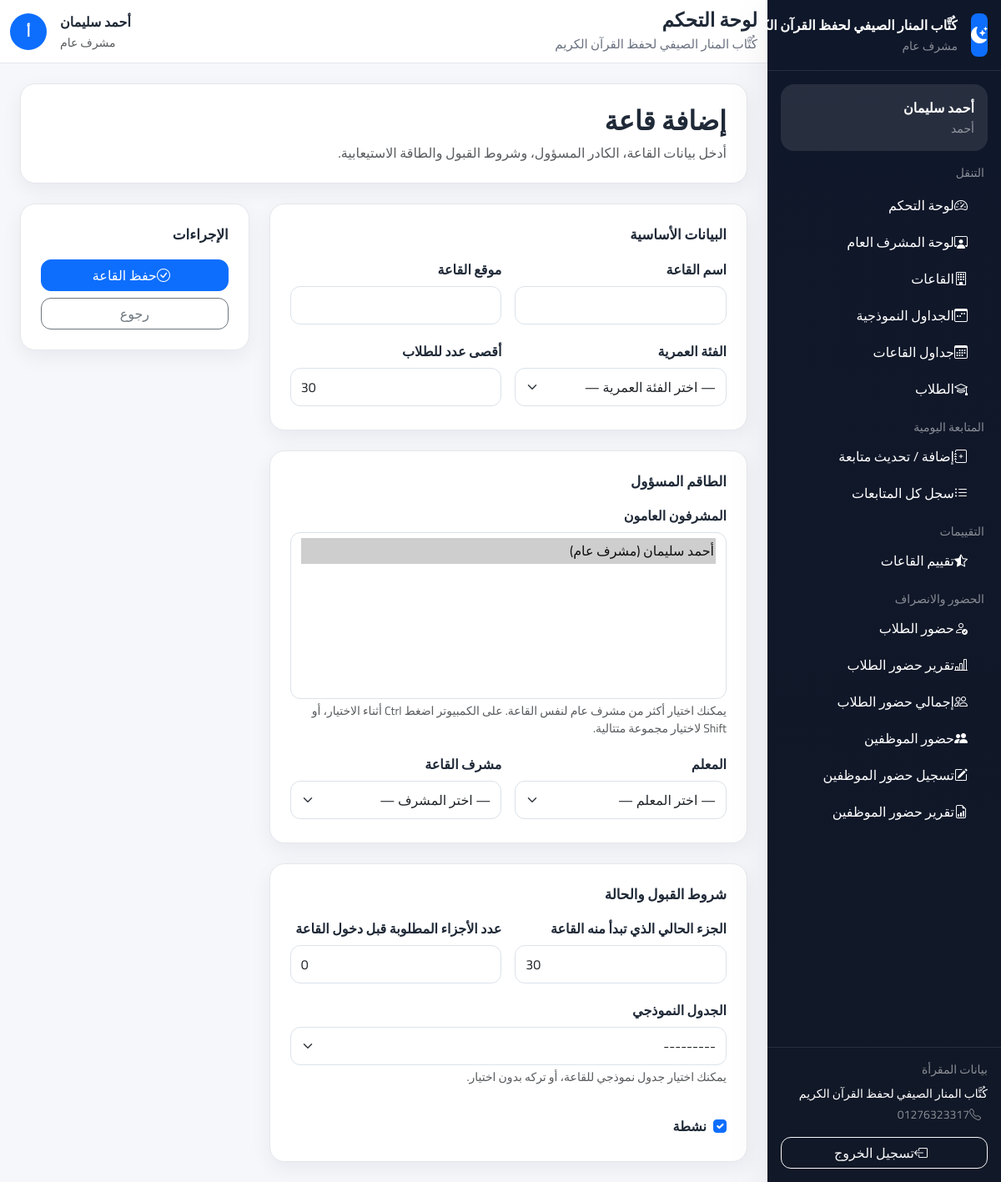
The app's page /halls/create/ (signed in) with its own data.
### accounts/models.py (models this page shows, shortened)
class SiteSettings(models.Model):
    name = models.CharField(max_length=200, default='مقرأة القرآن الكريم', verbose_name='اسم المقرأة')
    logo = models.ImageField(upload_to='settings/', blank=True, null=True, verbose_name='الشعار')
    address = models.CharField(max_length=300, blank=True, verbose_name='العنوان')
    phone = models.CharField(max_length=20, blank=True, verbose_name='الهاتف')
    email = models.EmailField(blank=True, verbose_name='البريد الإلكتروني')
    description = models.TextField(blank=True, verbose_name='نبذة عن المقرأة')
    allow_registration = models.BooleanField(default=True, verbose_name='السماح بالتسجيل')
    auto_assign_halls = models.BooleanField(default=True, verbose_name='التسكين التلقائي')
    max_age_limit = models.PositiveIntegerField(default=15, verbose_name='الحد الأقصى للسن')
    min_age_limit = models.PositiveIntegerField(default=3, verbose_name='الحد الأدنى للسن')
    attendance_start_time = models.TimeField(default='08:00', verbose_name='وقت بداية الحضور')
    late_threshold_minutes = models.PositiveIntegerField(default=15, verbose_name='دقائق التأخير')
    facebook = models.URLField(blank=True, verbose_name='فيسبوك')
    whatsapp = models.CharField(max_length=20, blank=True, verbose_name='واتساب')
    updated_at = models.DateTimeField(auto_now=True)
    updated_by = models.ForeignKey(
        User,
        on_delete=models.SET_NULL,
        null=True,
        blank=True,
        verbose_name='آخر تعديل بواسطة'
    )
    @classmethod
    def get_settings(cls):
        obj, _ = cls.objects.get_or_create(pk=1)
        return obj
    class Meta:
        verbose_name = 'إعدادات الموقع'
        verbose_name_plural = 'إعدادات الموقع'

class User(AbstractUser):
    ROLE_GENERAL_MANAGER    = 'general_manager'
    ROLE_GENERAL_SUPERVISOR = 'general_supervisor'
    ROLE_HALL_SUPERVISOR    = 'hall_supervisor'
    ROLE_TEACHER            = 'teacher'
    ROLE_PARENT             = 'parent'
    ROLES = [
        (ROLE_GENERAL_MANAGER,    'مدير عام'),
        (ROLE_GENERAL_SUPERVISOR, 'مشرف عام'),
        (ROLE_HALL_SUPERVISOR,    'مشرف قاعات'),
        (ROLE_TEACHER,            'معلم'),
        (ROLE_PARENT,             'ولي أمر'),
    ]
    role = models.CharField(
        max_length=30,
        choices=ROLES,
        default=ROLE_PARENT,
        verbose_name='الدور الوظيفي'
    )
    phone = models.CharField(
        max_length=20,
        blank=True,
        null=True,
        unique=True,           # ← جديد: لا يُسمح بتكرار رقم الهاتف
        verbose_name='رقم الهاتف'
    )
    profile_picture = models.ImageField(
        upload_to='profiles/',
        blank=True,
        null=True,
        verbose_name='الصورة الشخصية'
    )
    can_manage_users       = models.BooleanField(default=False, verbose_name='إدارة المستخدمين')
    can_manage_halls       = models.BooleanField(default=False, verbose_name='إدارة القاعات')
    can_manage_students    = models.BooleanField(default=False, verbose_name='إدارة الطلاب')
    can_manage_attendance  = models.BooleanField(default=False, verbose_name='إدارة الحضور')
    can_manage_evaluations = models.BooleanField(default=False, verbose_name='إدارة التقييمات')
    can_manage_settings    = models.BooleanField(default=False, verbose_name='إدارة الإعدادات')
    @property
    def is_general_manager(self):
        return self.role == self.ROLE_GENERAL_MANAGER
    @property
    def is_general_supervisor(self):
        return self.role == self.ROLE_GENERAL_SUPERVISOR
    @property
    def is_hall_supervisor(self):
        return self.role == self.ROLE_HALL_SUPERVISOR
    @property
    def is_teacher(self):
        return self.role == self.ROLE_TEACHER
    @property
    def is_parent(self):
        return self.role == self.ROLE_PARENT
    def __str__(self):
        return f"{self.get_full_name()} ({self.get_role_display()})"
    class Meta:
        verbose_name        = 'مستخدم'
        verbose_name_plural = 'المستخدمون'

### halls/views.py (the view, shortened to what this page needs)
# urls.py: path('create/',             views.HallCreateView.as_view(),    name='create'),
class HallCreateView(GeneralSupervisorRequiredMixin, View):
    template_name = 'halls/form.html'
    def get(self, request):
        return render(request, self.template_name, {
            'form': HallForm(user=request.user),
            'action': 'إضافة'
        })

### templates/halls/form.html (shortened to what this page needs)
{% extends "base.html" %}
{% block content %}
<div class="page-card p-4 mb-4">
    <h2 class="fw-bold mb-2">{{ action }} قاعة</h2>
    <p class="text-muted mb-0">
        أدخل بيانات القاعة، الكادر المسؤول، وشروط القبول والطاقة الاستيعابية.
    </p>
</div>
<form method="post" class="row g-4">
    <div class="col-lg-8">
        <div class="page-card p-4 mb-4">
            <div class="section-title">البيانات الأساسية</div>
            <div class="row g-3">
                <div class="col-md-6">
                    <label class="form-label fw-semibold">{{ form.name.label }}</label>
                    {{ form.name }}
                </div>
                <div class="col-md-6">
                    <label class="form-label fw-semibold">{{ form.location.label }}</label>
                    {{ form.location }}
                </div>
                <div class="col-md-6">
                    <label class="form-label fw-semibold">{{ form.age_group.label }}</label>
                    {{ form.age_group }}
                </div>
                <div class="col-md-6">
                    <label class="form-label fw-semibold">{{ form.max_students.label }}</label>
                    {{ form.max_students }}
                </div>
            </div>
        </div>
        <div class="page-card p-4 mb-4">
            <div class="section-title">الطاقم المسؤول</div>
            <div class="row g-3">
                <div class="col-md-12">
                    <label class="form-label fw-semibold">{{ form.general_supervisors.label }}</label>
                    {{ form.general_supervisors }}
                    <div class="form-text">
                        يمكنك اختيار أكثر من مشرف عام لنفس القاعة.
                        على الكمبيوتر اضغط Ctrl أثناء الاختيار، أو Shift لاختيار مجموعة متتالية.
                    </div>
                </div>
                <div class="col-md-6">
                    <label class="form-label fw-semibold">{{ form.teacher.label }}</label>
                    {{ form.teacher }}
                </div>
                <div class="col-md-6">
                    <label class="form-label fw-semibold">{{ form.supervisor.label }}</label>
                    {{ form.supervisor }}
                </div>
            </div>
        </div>
        <div class="page-card p-4">
            <div class="section-title">شروط القبول والحالة</div>
            <div class="row g-3">
                <div class="col-md-6">
                    <label class="form-label fw-semibold">{{ form.current_juz.label }}</label>
                    {{ form.current_juz }}
                </div>
                <div class="col-md-6">
                    <label class="form-label fw-semibold">{{ form.required_completed_juz_count.label }}</label>
                    {{ form.required_completed_juz_count }}
                </div>
                <div class="col-md-12">
                    <label class="form-label fw-semibold">{{ form.schedule_template.label }}</label>
                    {{ form.schedule_template }}
                    <div class="form-text">
                        يمكنك اختيار جدول نموذجي للقاعة، أو تركه بدون اختيار.
                    </div>
                </div>
                <div class="col-12 d-flex align-items-center">
                    <div class="form-check mt-3">
                        {{ form.is_active }}
                        <label class="form-check-label fw-semibold" for="{{ form.is_active.id_for_label }}">
                            {{ form.is_active.label }}
                        </label>
                    </div>
                </div>
            </div>
        </div>
    </div>
    <div class="col-lg-4">
        <div class="page-card p-4 position-sticky" style="top: 92px;">
            <div class="section-title">الإجراءات</div>
            <div class="d-grid gap-2">
                <button type="submit" class="btn btn-primary">
                    <i class="bi bi-check-circle ms-2"></i>حفظ القاعة
                </button>
                <a href="{% url 'halls:list' %}" class="btn btn-outline-secondary">
                    رجوع
                </a>
            </div>
        </div>
    </div>
</form>
{% endblock %}

### templates/partials/sidebar.html (shortened to what this page needs)
<aside class="sidebar d-flex flex-column" id="appSidebar">
    <div class="p-3 border-bottom border-secondary border-opacity-25">
        <div class="d-flex align-items-center gap-3">
            {% if SITE_LOGO and SITE_LOGO.url %}
                <img src="{{ SITE_LOGO.url }}" alt="{{ SITE_NAME }}" class="rounded-3"
                     width="52" height="52" style="object-fit: cover;">
            {% else %}
                <div class="bg-primary rounded-3 d-flex align-items-center justify-content-center text-white"
                     style="width:52px;height:52px;">
                    <i class="bi bi-moon-stars-fill fs-5"></i>
                </div>
            {% endif %}
            <div class="min-w-0">
                <div class="fw-bold text-white text-truncate">{{ SITE_NAME|default:"مقرأة تحفيظ القرآن الكريم" }}</div>
                <small class="text-white-50">{{ user.get_role_display }}</small>
            </div>
        </div>
    </div>
    <div class="p-3 overflow-y-auto flex-grow-1">
        <div class="bg-white bg-opacity-10 rounded-4 p-3 mb-3">
            <div class="fw-bold text-white">{{ user.get_full_name|default:user.username }}</div>
            <small class="text-white-50">{{ user.username }}</small>
        </div>
        <div class="small text-uppercase text-white-50 mb-2 px-1">التنقل</div>
        <nav class="nav flex-column gap-1">
            <a class="nav-link text-white rounded-3 px-3 py-2" href="{% url 'accounts:dashboard' %}">
                <i class="bi bi-speedometer2 ms-2"></i>لوحة التحكم
            </a>
            {% if user.is_general_supervisor %}
                <a class="nav-link text-white rounded-3 px-3 py-2" href="{% url 'dashboard:supervisor' %}">
                    <i class="bi bi-person-workspace ms-2"></i>لوحة المشرف العام
                </a>
            {% endif %}
            {% if user.is_general_manager or user.is_general_supervisor or user.is_hall_supervisor or user.is_teacher %}
                <a class="nav-link text-white rounded-3 px-3 py-2" href="{% url 'halls:list' %}">
                    <i class="bi bi-building ms-2"></i>القاعات
                </a>
                {% if user.is_general_manager or user.is_general_supervisor %}
                    <a class="nav-link text-white rounded-3 px-3 py-2" href="{% url 'halls:templates' %}">
                        <i class="bi bi-calendar3-week ms-2"></i>الجداول النموذجية
                    </a>
                {% endif %}
                <a class="nav-link text-white rounded-3 px-3 py-2" href="{% url 'halls:all_schedules' %}">
                    <i class="bi bi-calendar3 ms-2"></i>جداول القاعات
                </a>
                <a class="nav-link text-white rounded-3 px-3 py-2" href="{% url 'students:list' %}">
                    <i class="bi bi-mortarboard ms-2"></i>الطلاب
                </a>
            {% endif %}
        </nav>
        {% if user.is_hall_supervisor or user.is_general_supervisor or user.is_general_manager %}
        <div class="small text-uppercase text-white-50 mt-3 mb-1 px-1">المتابعة اليومية</div>
        <nav class="nav flex-column gap-1">
            <a class="nav-link text-white rounded-3 px-3 py-2" href="{% url 'evaluations:add_followup' %}">
                <i class="bi bi-journal-plus ms-2"></i>إضافة / تحديث متابعة
            </a>
            <a class="nav-link text-white rounded-3 px-3 py-2" href="{% url 'evaluations:all_followups' %}">
                <i class="bi bi-list-ul ms-2"></i>سجل كل المتابعات
            </a>
        </nav>
        {% endif %}
        {% if user.is_teacher or user.is_general_supervisor or user.is_general_manager %}
        <div class="small text-uppercase text-white-50 mt-3 mb-1 px-1">التقييمات</div>
        <nav class="nav flex-column gap-1">
            {% if user.is_general_supervisor or user.is_general_manager %}
                <a class="nav-link text-white rounded-3 px-3 py-2"
                   href="{% url 'evaluations:evaluate_hall_select' %}">
                    <i class="bi bi-star-half ms-2"></i>تقييم القاعات
                </a>
            {% endif %}
        </nav>
        {% endif %}
        {% if user.is_hall_supervisor or user.is_general_supervisor or user.is_general_manager %}
        <div class="small text-uppercase text-white-50 mt-3 mb-1 px-1">الحضور والانصراف</div>
        <nav class="nav flex-column gap-1">
            <a class="nav-link text-white rounded-3 px-3 py-2" href="{% url 'attendance:students' %}">
                <i class="bi bi-person-check ms-2"></i>حضور الطلاب
            </a>
            <a class="nav-link text-white rounded-3 px-3 py-2" href="{% url 'attendance:report' %}">
                <i class="bi bi-bar-chart-line ms-2"></i>تقرير حضور الطلاب
            </a>
            <a class="nav-link text-white rounded-3 px-3 py-2" href="{% url 'attendance:students_summary' %}">
                <i class="bi bi-people ms-2"></i>إجمالي حضور الطلاب
            </a>
            {% if user.is_general_supervisor or user.is_general_manager %}
                <a class="nav-link text-white rounded-3 px-3 py-2" href="{% url 'attendance:staff' %}">
                    <i class="bi bi-people-fill ms-2"></i>حضور الموظفين
                </a>
                <a class="nav-link text-white rounded-3 px-3 py-2" href="{% url 'attendance:staff_mark' %}">
                    <i class="bi bi-pencil-square ms-2"></i>تسجيل حضور الموظفين
                </a>
                <a class="nav-link text-white rounded-3 px-3 py-2" href="{% url 'attendance:staff_report' %}">
                    <i class="bi bi-file-earmark-bar-graph ms-2"></i>تقرير حضور الموظفين
                </a>
            {% endif %}
        </nav>
        {% endif %}
    </div>
    <div class="mt-auto p-3 border-top border-secondary border-opacity-25 flex-shrink-0">
        <div class="small text-white-50 mb-2">بيانات المقرأة</div>
        <div class="text-white small">{{ SITE_NAME }}</div>
        {% if SITE_PHONE %}
        <div class="text-white-50 small mt-1">
            <i class="bi bi-telephone ms-2"></i>{{ SITE_PHONE }}
        </div>
        {% endif %}
        <form method="post" action="{% url 'accounts:logout' %}" class="mt-3">
            <button type="submit" class="btn btn-outline-light w-100">
                <i class="bi bi-box-arrow-left ms-2"></i>تسجيل الخروج
            </button>
        </form>
    </div>
</aside>

### templates/partials/header.html (shortened to what this page needs)
<header class="topbar d-flex align-items-center">
    <div class="container-fluid">
        <div class="d-flex align-items-center justify-content-between gap-3">
            <div class="d-flex align-items-center gap-2">
                <div>
                    <h1 class="page-title">{% block page_title %}لوحة التحكم{% endblock %}</h1>
                    <div class="page-subtitle">{{ SITE_NAME|default:"مقرأة تحفيظ القرآن الكريم" }}</div>
                </div>
            </div>
            <div class="d-flex align-items-center gap-3">
                <div class="text-end d-none d-sm-block">
                    <div class="fw-bold">{{ user.get_full_name|default:user.username }}</div>
                    <small class="text-muted">{{ user.get_role_display }}</small>
                </div>
                <div class="rounded-circle bg-primary text-white d-flex align-items-center justify-content-center fw-bold"
                     style="width:44px;height:44px;">
                    {{ user.first_name|default:user.username|slice:":1" }}
                </div>
            </div>
        </div>
    </div>
</header>

### records on screen
SiteSettings: name "كُتَّاب المنار الصيفي لحفظ القرآن…", name "كُتَّاب المنار الصيفي لحفظ القرآن الكريم", phone "01276323317"
User: role "مشرف عام", get_full_name "أحمد سليمان", username "أحمد", first_name "أ"

### other values on screen
{{ action }} "إضافة"
